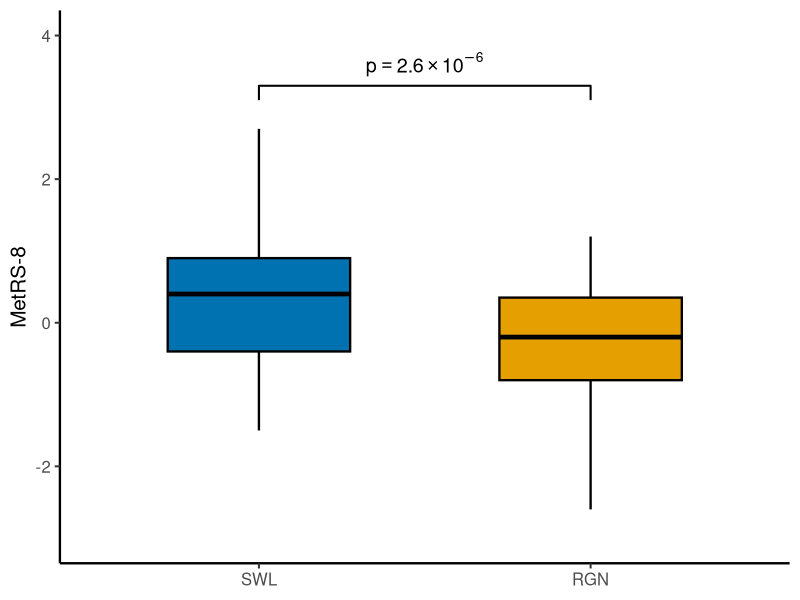

Write the R code that produced this figure.
library(ggplot2)
library(here)
setwd(here::here("figures/FigSx"))

df = read.csv("data_metrs8_labs2.csv")
df$group = factor(df$group, levels = c("SWL", "RGN"))

fill_cols = c("SWL" = "#0072B2", "RGN" = "#E69F00")

sig_df = data.frame(x = c(1, 1, 2, 2), y = c(3.1, 3.3, 3.3, 3.1))

p = ggplot(df, aes(x = group, ymin = ymin, lower = lower, middle = middle,
                   upper = upper, ymax = ymax, fill = group)) +
  geom_boxplot(stat = "identity", width = 0.55, color = "black", linewidth = 0.8,
               outlier.shape = NA) +
  geom_line(data = sig_df, aes(x = x, y = y), inherit.aes = FALSE, linewidth = 0.7) +
  annotate("text", x = 1.5, y = 3.6, label = "p == 2.6 %*% 10^{-6}", parse = TRUE, size = 5) +
  scale_fill_manual(values = fill_cols, guide = "none") +
  scale_x_discrete(limits = c("SWL", "RGN")) +
  scale_y_continuous(limits = c(-3, 4), breaks = seq(-2, 4, by = 2)) +
  labs(x = NULL, y = "MetRS-8") +
  theme_classic(base_size = 15) +
  theme(axis.line = element_line(linewidth = 0.8))

ggsave("figsx_metrs8_labs2.png", p, width = 5, height = 4, dpi = 800, bg = "white")
